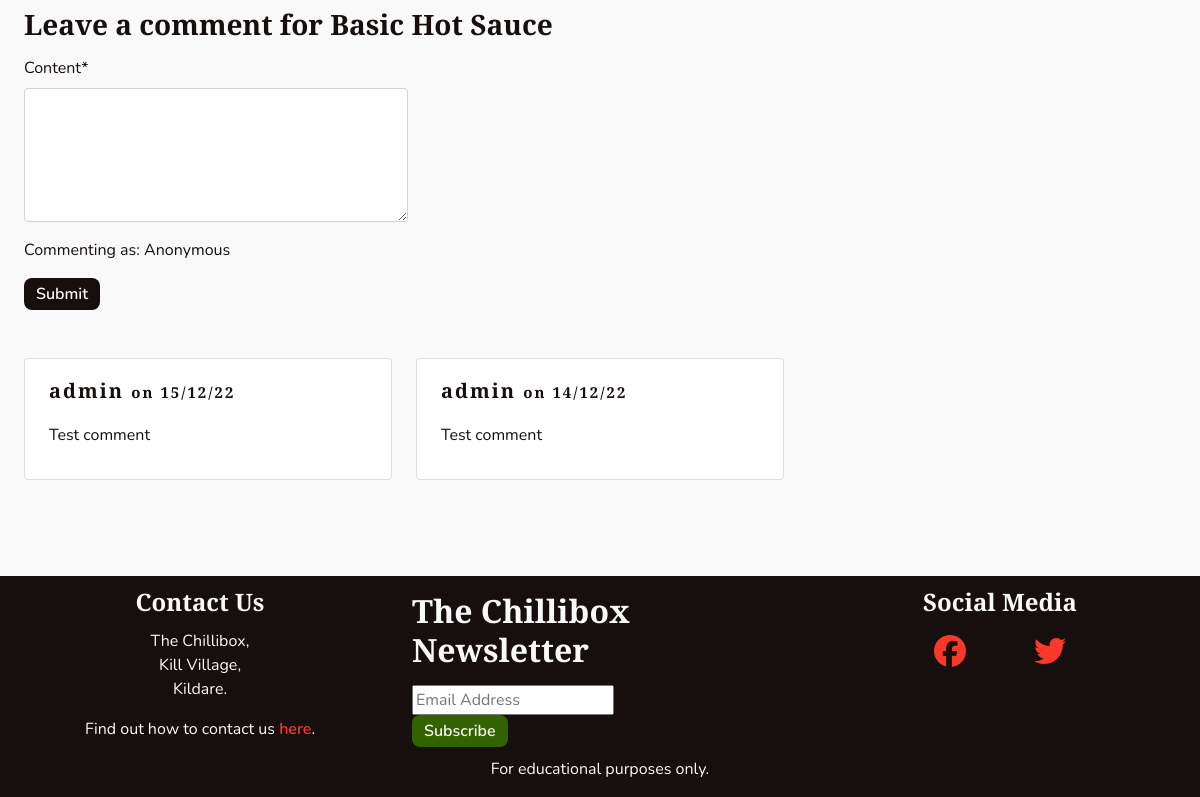
Page /recipes/recipe/basic-hot-sauce (lower part) on the earlier database version.
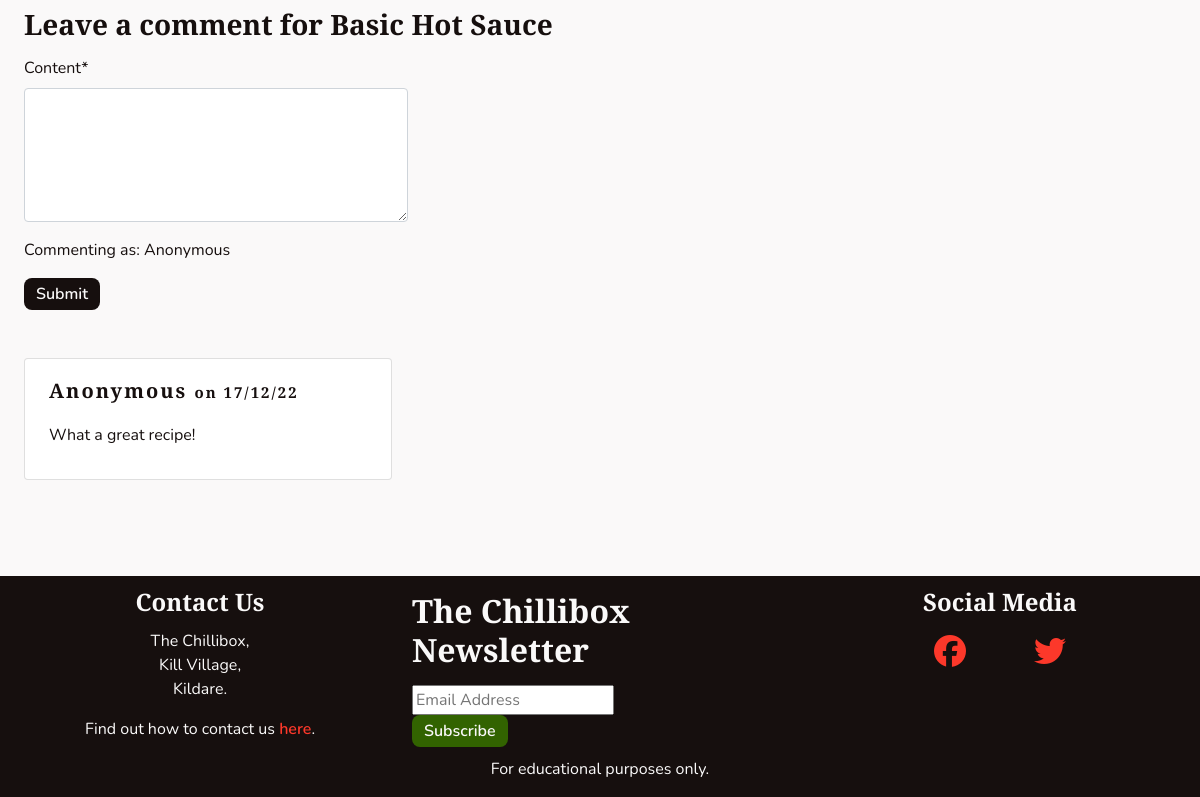
Same page on the later database version.
### recipes/models.py (models this page shows)
class Comment(models.Model):
    user = models.ForeignKey(User, on_delete=models.SET_NULL, null=True,
                             blank=True)
    recipe = models.ForeignKey(Recipe, on_delete=models.CASCADE,
                               related_name='comments')
    content = models.TextField(max_length=280)
    added_on = models.DateTimeField(auto_now_add=True)
    edited_on = models.DateTimeField(auto_now=True)
    approved = models.BooleanField(default=False)
    def __str__(self):
        return self.content

### profiles/models.py (models this page shows, shortened)
class UserProfile(models.Model):
    user = models.OneToOneField(User, on_delete=models.CASCADE)
    first_name = models.CharField(max_length=40, null=True, blank=True)
    last_name = models.CharField(max_length=80, null=True, blank=True)
    display_name = models.CharField(max_length=40, null=True, blank=True)
    phone_number = models.CharField(max_length=20, null=True, blank=True)
    street_address1 = models.CharField(max_length=80, null=True, blank=True)
    street_address2 = models.CharField(max_length=80, null=True, blank=True)
    town_or_city = models.CharField(max_length=40, null=True, blank=True)
    county = models.CharField(max_length=80, null=True, blank=True)
    country = CountryField(blank_label='Country', null=True, blank=True)
    postcode = models.CharField(max_length=20, null=True, blank=True)
    class Meta:
        verbose_name_plural = "User Profiles"

### recipes/views.py (the view, shortened to what this page needs)
# urls.py: path('recipe/<slug>', views.ViewRecipe.as_view(), name='recipe'),
class ViewRecipe(View):
    def get(self, request, slug):
        recipe = get_object_or_404(Recipe, slug=slug)
        comments = recipe.comments.filter(approved=True).order_by('-added_on')
        template_name = 'recipes/recipe_detail.html'
        context = {
            'recipe': recipe,
            'comments': comments,
            'commented': False,
            'form': CommentForm(),
        }
        return render(request, template_name, context)

### recipes/forms.py
class CommentForm(forms.ModelForm):
    class Meta:
        model = Comment
        fields = ('content',)
        widgets = {
            'content': forms.Textarea(attrs={'cols': 40, 'rows': 5}),
        }

### recipes/models.py (called while the page is built)
    def __str__(self):
        return self.title

### recipes/templates/recipes/recipe_detail.html (shortened to what this page needs)
{% extends 'base.html' %}
{% load crispy_forms_tags %}
{% block content %}
<section class="container-fluid">
    <div class="col">
        {% if commented %}
        <p><strong>Thank you for your comment!</strong> It is awaiting moderation.</p>
        {% else %}
        <h3>Leave a comment for {{ recipe }}</h3>
        <form class="col-lg-4 mb-5" method="POST">
            {{ form|crispy }}
            <p>Commenting as: {% if user.is_authenticated %}{{ user }}{% else %}Anonymous{% endif %}</p>
            <button type="submit" class="chilli-btn">Submit</button>
        </form>
        {% endif %}
    </div>
    <div class="row">
        {% for comment in comments %}
        <div class="col-sm-6 col-lg-4 mb-5 mb-3">
            <div class="card px-4">
                <h2 class="headings big">
                    {% if comment.user is not None %}{{ comment.user.userprofile.display_name }}{% else %}Anonymous{% endif %} <span
                        class="small">on {{ comment.added_on|date:'d/m/y' }}</span></h2>
                <p>{{ comment }}</p>
            </div>
        </div>
        {% empty %}
        <p><strong>No comments yet. Be the first to leave one!</strong></p>
        {% endfor %}
    </div>
</section>
{% endblock %}

Differences in the rows shown:
removed Comment: user.userprofile.display_name "admin", added_on "15/12/22", content "Test comment"
removed Comment: user.userprofile.display_name "admin", added_on "14/12/22", content "Test comment"
added Comment: shows "Anonymous", added_on "17/12/22", content "What a great recipe!"
